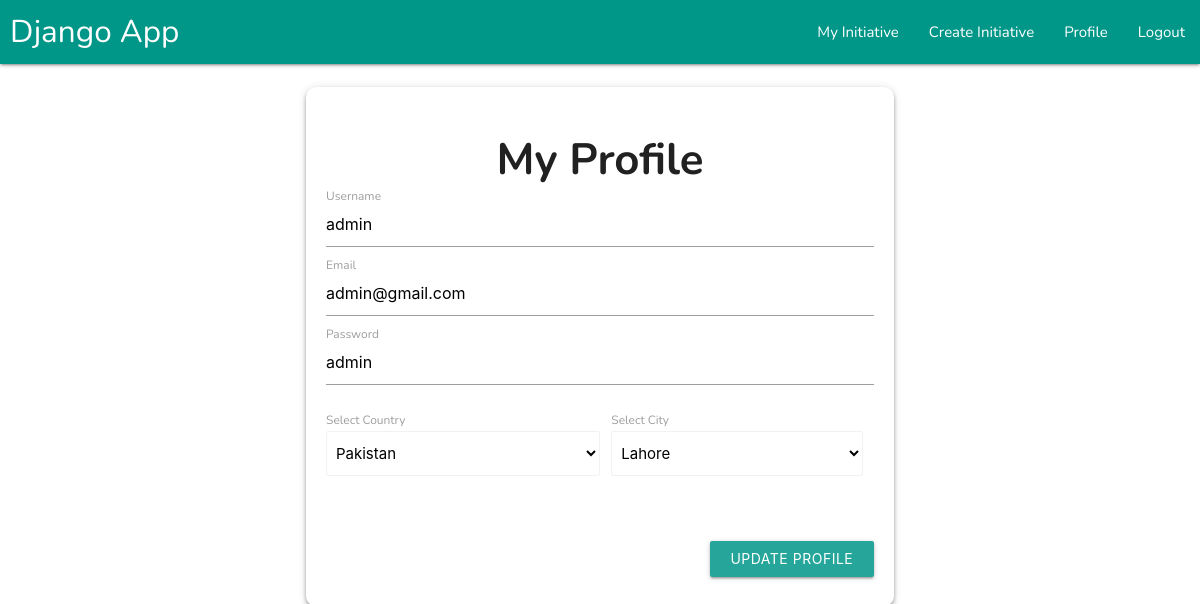
The app's page / (signed in) with its own data.
### root/models.py (models this page shows, shortened)
class Profile(models.Model):
    email = models.CharField(max_length=10000,blank=True,default='')
    orignal_name = models.CharField(max_length=10000,blank=True,default='')
    password = models.CharField(max_length=10000,blank=True,default='')
    country = models.CharField(max_length=10000,blank=True,default='')
    state = models.CharField(max_length=10000,blank=True,default='')
    reset_code = models.CharField(max_length=10000,blank=True,default='')
    generated_name = models.CharField(max_length=10000,blank=True,default='')
    user = models.OneToOneField(User,on_delete=models.CASCADE)

### dashboards/views.py (the view, shortened to what this page needs)
# urls.py: path('', user_profile, name='user_profile'),
@login_required(login_url='/account/login/')
def user_profile(request):
    profile = Profile.objects.filter(user=request.user).first()
    countries = [x['country'] for x in geodata ]
    cities = [x['cities'] for x in geodata if x['country']==profile.country][0]
    context = {"profile":profile,'countries':countries,'cities':cities}
    return  render(request, 'dashboards/user_profile.html',context=context)

### Templates/dashboards/user_profile.html (shortened to what this page needs)
{% extends 'base.html' %}v
{% block 'mainbody' %}
<br>
<div class="container">
  <div class="container">
    <form action="/dashboard/user_profile/" id="profile_form" method="post" id="signup_form" class='z-depth-2'
      style="padding: 20px;border-radius: 10px;"> {% csrf_token %}
      <center>
        <h3><b>My Profile</b></h3>
      </center>
      <div class="input-field ">
        <input id="username" name="username" type="text" class="validate" value="{{profile.orignal_name}}" required>
        <label for="username">Username</label>
      </div>
      <div class="input-field ">
        <input id="email" name="email" type="email" class="validate" value="{{profile.email}}" required>
        <label for="email">Email</label>
      </div>
      <div class="input-field ">
        <input id="password" type="text" name="password" class="validate" value="{{profile.password}}" required>
        <label for="password">Password</label>
      </div>
      <div class="row">
        <div class="col s12 m6 l6" style="margin: 0%;padding:0%">
          <label>Select Country</label>
          <select name="country" class="browser-default" id="select_country">
            {% for country in countries %}
            {% if country == profile.country %}
            <option value="{{country}}" selected> {{country}}</option>
            {% else %}
            <option value="{{country}}">{{country}}</option>
            {% endif %}
            {% endfor %}
          </select>
        </div>
        <div class="statediv col s12 m6 l6" >
          <label>Select City</label>
          <select name="state" class="browser-default" id="select_state">
            {% for state in cities %}
            {% if state == profile.state %}
            <option value="{{state}}" selected> {{state}}</option>
            {% else %}
            <option value="{{state}}">{{state}}</option>
            {% endif %}
            {% endfor %}
          </select>
          <br>
        </div>
      </div>
      <br>
      <button class="btn right" style="width: 30%;">Update Profile</button>
      <br>
      <br>
    </form>
  </div>
</div>
{% endblock 'mainbody' %}

### Templates/base.html (style rules this page uses)
body { font-family: 'Nunito', sans-serif; text-align: justify; }
html, body { height: 100% !important; }

### records on screen
Profile: username "admin", email "admin@gmail.com", password "admin", country "Pakistan", state "Lahore"
